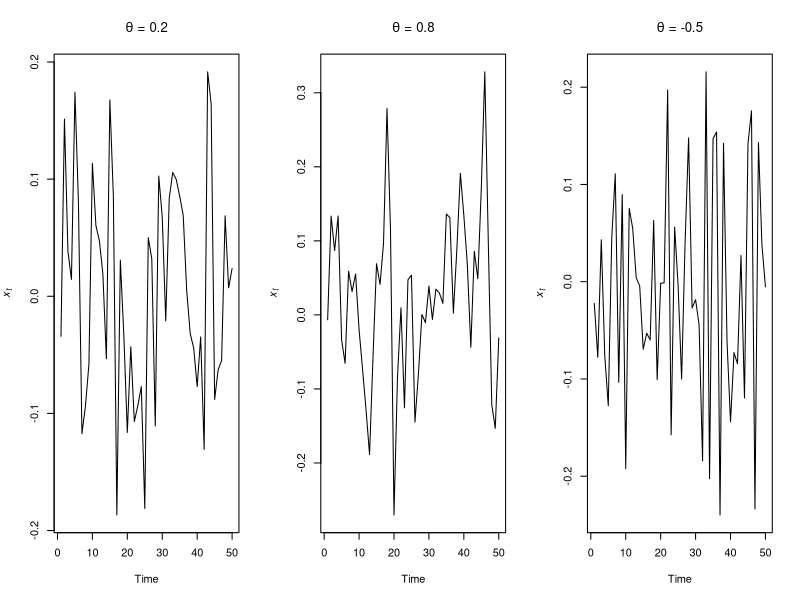
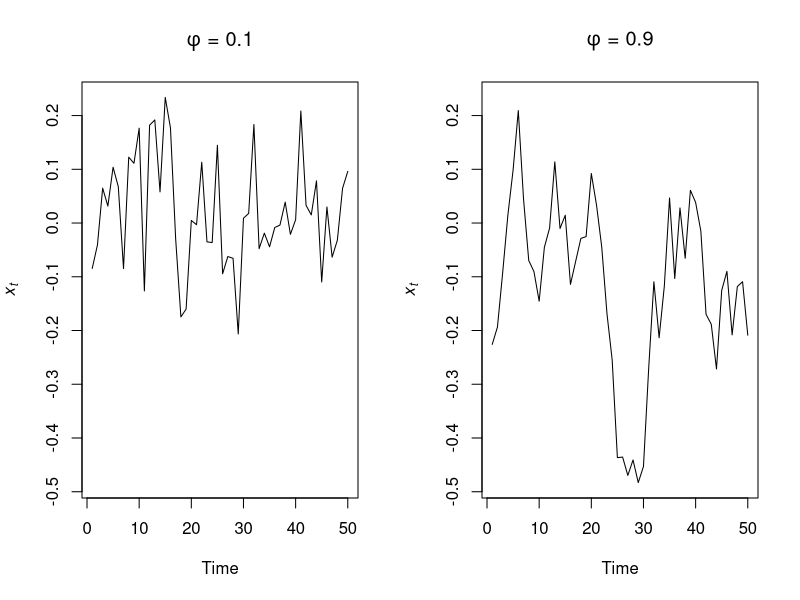
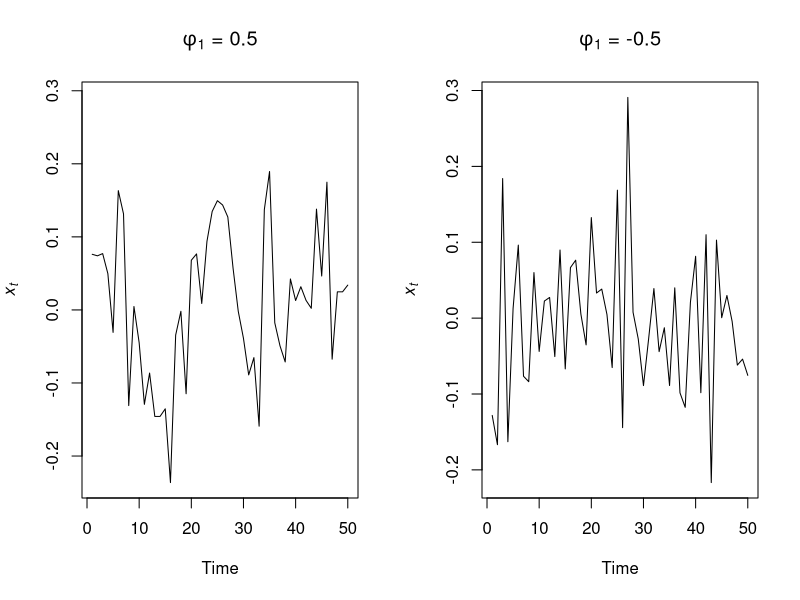
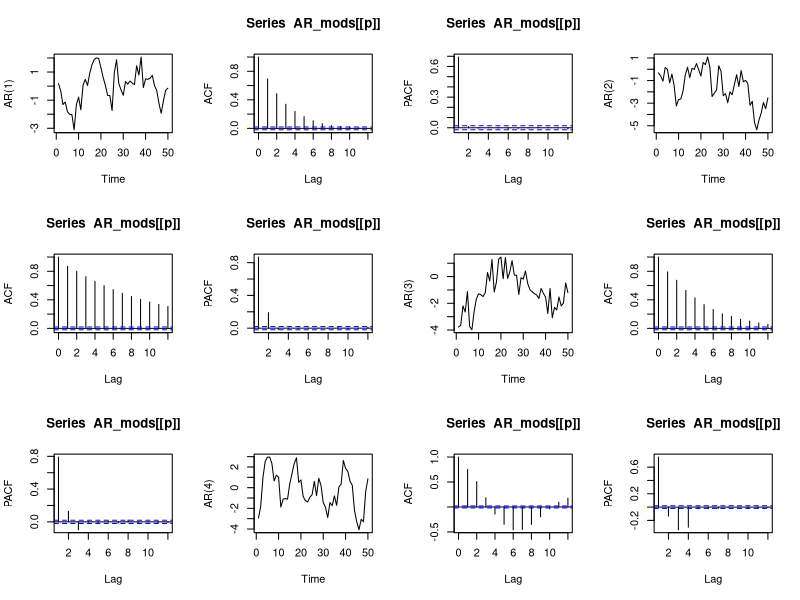
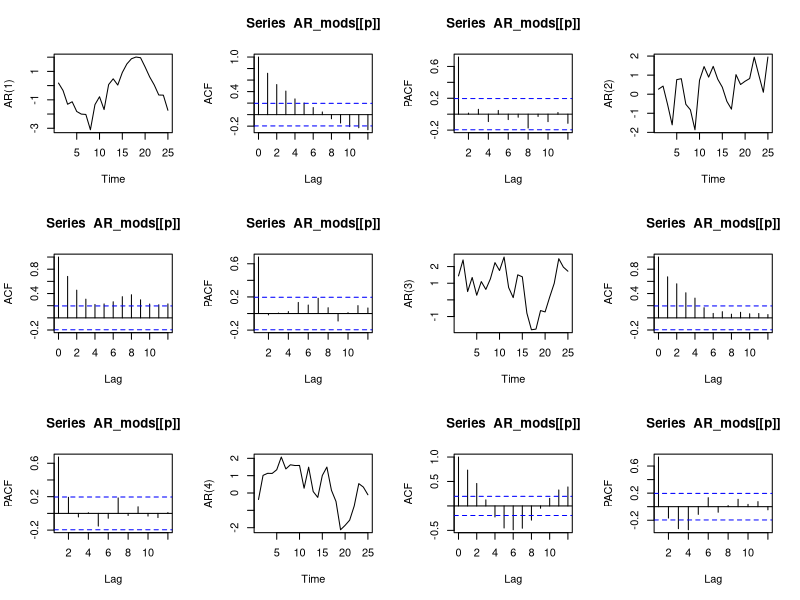
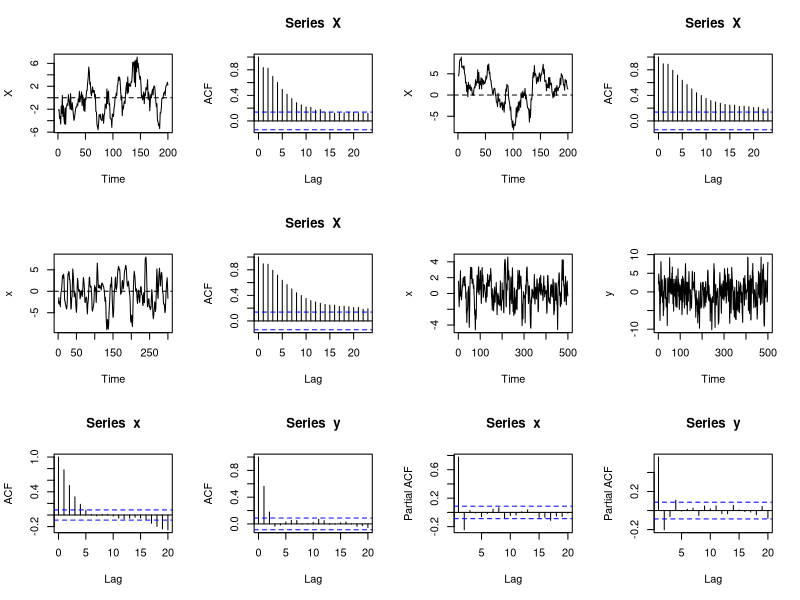
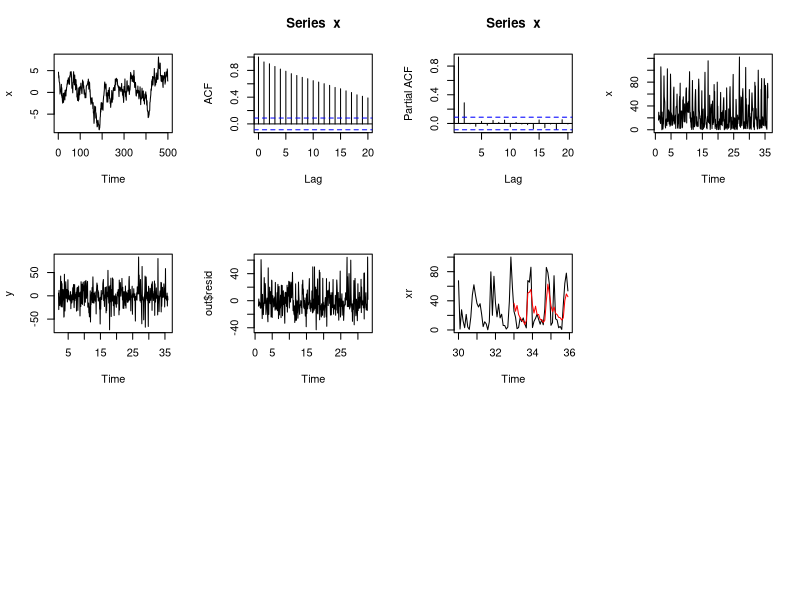

Here is the R script that generated these plots, in order:
## ---- chunk 1
set.seed(123)
## list description for MA(1) model with small coef
MA_sm <- list(order = c(0, 0, 1), ma = 0.2)
## list description for MA(1) model with large coef
MA_lg <- list(order = c(0, 0, 1), ma = 0.8)
## list description for MA(1) model with large coef
MA_neg <- list(order = c(0, 0, 1), ma = -0.5)
## simulate MA(1)
MA1_sm <- arima.sim(n = 50, model = MA_sm, sd = 0.1)
MA1_lg <- arima.sim(n = 50, model = MA_lg, sd = 0.1)
MA1_neg <- arima.sim(n = 50, model = MA_neg, sd = 0.1)
#with their associated plots.

## setup plot region
par(mfrow = c(1, 3))
## plot the ts
plot.ts(MA1_sm, ylab = expression(italic(x)[italic(t)]), main = expression(paste(theta, 
    " = 0.2")))
plot.ts(MA1_lg, ylab = expression(italic(x)[italic(t)]), main = expression(paste(theta, 
    " = 0.8")))
plot.ts(MA1_neg, ylab = expression(italic(x)[italic(t)]), main = expression(paste(theta, 
    " = -0.5")))
## ---- chunk 2
set.seed(456)
## list description for AR(1) model with small coef
AR_sm <- list(order = c(1, 0, 0), ar = 0.1)
## list description for AR(1) model with large coef
AR_lg <- list(order = c(1, 0, 0), ar = 0.9)
## simulate AR(1)
AR1_sm <- arima.sim(n = 50, model = AR_sm, sd = 0.1)
AR1_lg <- arima.sim(n = 50, model = AR_lg, sd = 0.1)
#Now let’s plot the 2 simulated series.

## setup plot region
par(mfrow = c(1, 2))
## get y-limits for common plots
ylm <- c(min(AR1_sm, AR1_lg), max(AR1_sm, AR1_lg))
## plot the ts
plot.ts(AR1_sm, ylim = ylm, ylab = expression(italic(x)[italic(t)]), 
    main = expression(paste(phi, " = 0.1")))
plot.ts(AR1_lg, ylim = ylm, ylab = expression(italic(x)[italic(t)]), 
    main = expression(paste(phi, " = 0.9")))
## ---- chunk 3
set.seed(123)
## list description for AR(1) model with small coef
AR_pos <- list(order = c(1, 0, 0), ar = 0.5)
## list description for AR(1) model with large coef
AR_neg <- list(order = c(1, 0, 0), ar = -0.5)
## simulate AR(1)
AR1_pos <- arima.sim(n = 50, model = AR_pos, sd = 0.1)
AR1_neg <- arima.sim(n = 50, model = AR_neg, sd = 0.1)
#OK, let’s plot the 2 simulated series.

## setup plot region
par(mfrow = c(1, 2))
## get y-limits for common plots
ylm <- c(min(AR1_pos, AR1_neg), max(AR1_pos, AR1_neg))
## plot the ts
plot.ts(AR1_pos, ylim = ylm, ylab = expression(italic(x)[italic(t)]), 
    main = expression(paste(phi[1], " = 0.5")))
plot.ts(AR1_neg, ylab = expression(italic(x)[italic(t)]), main = expression(paste(phi[1], 
    " = -0.5")))
## ---- chunk 4
set.seed(123)
## the 4 AR coefficients
AR_p_coef <- c(0.7, 0.2, -0.1, -0.3)
## empty list for storing models
AR_mods <- list()
## loop over orders of p
for (p in 1:4) {
    ## assume sd = 1, so not specified
    AR_mods[[p]] <- arima.sim(n = 10000, list(ar = AR_p_coef[1:p]))
}
#Now that we have our four AR( p ) models, lets look at plots of the time series, ACF’s, and PACF’s.

## set up plot region
par(mfrow = c(3, 4))
## loop over orders of p
for (p in 1:4) {
    plot.ts(AR_mods[[p]][1:50], ylab = paste("AR(", p, ")", sep = ""))
    acf(AR_mods[[p]], lag.max = 12)
    pacf(AR_mods[[p]], lag.max = 12, ylab = "PACF")
}
## ---- chunk 5

set.seed(123)
#Coéfficient
AR_p_coef <- c(0.7, 0.2, -0.1, -0.3)

AR_mods <- list()
#ordreP
for (p in 1:4) {
    AR_mods[[p]] <- arima.sim(n = 100, list(ar = AR_p_coef[1:p]))
}

par(mfrow = c(3, 4))

for (p in 1:4) {
    plot.ts(AR_mods[[p]][1:25], ylab = paste("AR(", p, ")", sep = ""))
    acf(AR_mods[[p]], lag.max = 12)
    pacf(AR_mods[[p]], lag.max = 12, ylab = "PACF")}

## ---- chunk 6
X <- arima.sim(n=200,list(ar=c(0.8),ma=c(-0.3,0.6)),sd=sqrt(1.5))
plot(X)
abline(h=0,lty=2)
acf(X,type=c("correlation"))
## ---- chunk 7
X <- arima.sim(n=200,list(ar=c(0.8,0.1),ma=c(-0.3,0.6),order=c(2,0,2)),sd=sqrt(1.5))
plot(X)
abline(h=0,lty=2)
acf(X,type=c("correlation"))
## ---- chunk 8
x=arima.sim(model=list(ar=c(1,-0.25),ma=1),300,rand.gen=rnorm)
plot(x)
abline(h=0,lty=2)
acf(X,type=c("correlation"))
## ---- chunk 9
modele<-list(ar=(c(1,-1/4)))
n=500
x=arima.sim(modele,n)
plot(x)
#MA : On essaie avec q=2.
modele<-list(ma=(c(2,3)))
y=arima.sim(modele,n)
plot(y)

## ---- chunk 10
acf(x,lag.max=20,type=c('correlation'))
acf(y,lag.max=20,type=c('correlation'))
#les autocotelation decroissent vers 0, voici les conclusions possible
## ---- chunk 11
pacf(x,lag.max=20)
pacf(y,lag.max=20)
#ici rien de significatif, en effet p,q=2 donc petit cela n'est donc pas siginifique. Les autosocorrelaitions doivent etre nulle
## ---- chunk 12
modele=list(ar=c(0.2,0.4,0.3), ma =c(0.5,0.2))
x=arima.sim(modele,n)
plot(x)
acf(x,lag.max=20)
pacf(x,lag.max=20)
# toutes les valeurs de xt sont >0 on va avoir des autocorrelations tendant vers 0. Les auto-corrolations partielles sont globalement nulles pcar p,q sont petit

## ---- chunk 13
data<-scan("data.dat",skip=1)
x=ts(data,frequency=12)
plot(x)
## ---- chunk 14
y=diff(x,lag=12,1)
plot(y)
#Serie stationaire mnt
## ---- chunk 15
#On utilise la fonction toute faite de R (qui minimise le critere¨AIC).
out<-ar(y,aic=TRUE,order.max=NULL)
 
Box.test(out$resid,lag=5)
#On trouve une p-valeur Ã  0,9997 > 0,05 donc on garde l'hyptohese¨se "bruit blanc".

x<-scan("data.dat",skip=1)
x=ts(x,frequency=12)
xw=window(x,c(1,1),c(32,12))
## ---- chunk 16
out<-arima(xw,order=c(2,0,0),seasonal=list(order=c(2,0,0),period=12))
plot(out$resid)

Box.test(out$resid,lag=5)
#On trouve une p-valeur a 0,8217 > 0,05 donc on garde ll'hypotese de "bruit blanc".

## ---- chunk 17
p=predict(out,3*12)
xr=window(x,c(30,1),c(35,12))
plot(xr)
lines(p$pred,col="red")
